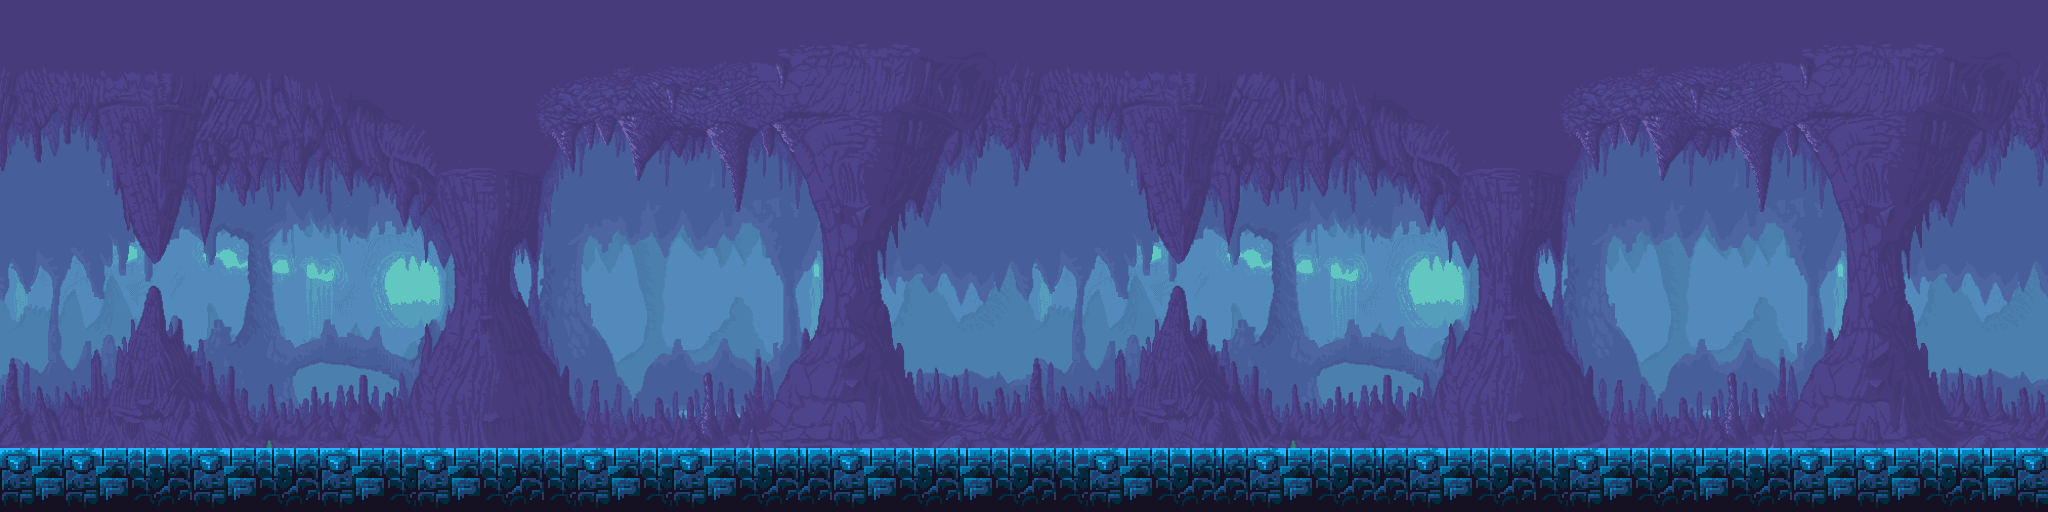

This is a level from a 2D game, rendered from its Tiled map with the project's own tilesets. A one-line summary and the complete map file follow:
An orthogonal 64x16 tile map with 32x32 px tiles, 2 tile layers (Background layer, Ground layer), 2 tilesets.

<map version="1.10" tiledversion="1.11.0" orientation="orthogonal" renderorder="right-down" width="64" height="16" tilewidth="32" tileheight="32" infinite="0" nextlayerid="3" nextobjectid="1">
 <tileset firstgid="1" source="../tileset1.2.tsx" />
 <tileset firstgid="346" source="../background.tsx" />
 <layer id="1" name="Background layer" width="64" height="16">
  <data encoding="csv">
0,0,0,0,0,0,0,0,0,0,0,0,0,0,0,0,0,0,0,0,0,0,0,0,0,0,0,0,0,0,0,0,0,0,0,0,0,0,0,0,0,0,0,0,0,0,0,0,0,0,0,0,0,0,0,0,0,0,0,0,0,0,0,0,
0,0,0,0,0,0,0,0,0,0,0,0,0,0,0,0,0,0,0,0,0,0,0,0,0,0,0,0,0,0,0,0,0,0,0,0,0,0,0,0,0,0,0,0,0,0,0,0,0,0,0,0,0,0,0,0,0,0,0,0,0,0,0,0,
0,0,0,0,0,0,0,0,0,0,0,0,0,0,0,0,0,0,0,0,0,0,0,0,0,0,0,0,0,0,0,0,0,0,0,0,0,0,0,0,0,0,0,0,0,0,0,0,0,0,0,0,0,0,0,0,0,0,0,0,0,0,0,0,
0,0,0,0,0,0,0,0,0,0,0,0,0,0,0,0,0,0,0,0,0,0,0,0,0,0,0,0,0,0,0,0,0,0,0,0,0,0,0,0,0,0,0,0,0,0,0,0,0,0,0,0,0,0,0,0,0,0,0,0,0,0,0,0,
0,0,0,0,0,0,0,0,0,0,0,0,0,0,0,0,0,0,0,0,0,0,0,0,0,0,0,0,0,0,0,0,0,0,0,0,0,0,0,0,0,0,0,0,0,0,0,0,0,0,0,0,0,0,0,0,0,0,0,0,0,0,0,0,
0,0,0,0,0,0,0,0,0,0,0,0,0,0,0,0,0,0,0,0,0,0,0,0,0,0,0,0,0,0,0,0,0,0,0,0,0,0,0,0,0,0,0,0,0,0,0,0,0,0,0,0,0,0,0,0,0,0,0,0,0,0,0,0,
0,0,0,0,0,0,0,0,0,0,0,0,0,0,0,0,0,0,0,0,0,0,0,0,0,0,0,0,0,0,0,0,0,0,0,0,0,0,0,0,0,0,0,0,0,0,0,0,0,0,0,0,0,0,0,0,0,0,0,0,0,0,0,0,
0,0,0,0,0,0,0,0,0,0,0,0,0,0,0,0,0,0,0,0,0,0,0,0,0,0,0,0,0,0,0,0,0,0,0,0,0,0,0,0,0,0,0,0,0,0,0,0,0,0,0,0,0,0,0,0,0,0,0,0,0,0,0,0,
0,0,0,0,0,0,0,0,0,0,0,0,0,0,0,0,0,0,0,0,0,0,0,0,0,0,0,0,0,0,0,0,0,0,0,0,0,0,0,0,0,0,0,0,0,0,0,0,0,0,0,0,0,0,0,0,0,0,0,0,0,0,0,0,
0,0,0,0,0,0,0,0,0,0,0,0,0,0,0,0,0,0,0,0,0,0,0,0,0,0,0,0,0,0,0,0,0,0,0,0,0,0,0,0,0,0,0,0,0,0,0,0,0,0,0,0,0,0,0,0,0,0,0,0,0,0,0,0,
0,0,0,0,0,0,0,0,0,0,0,0,0,0,0,0,0,0,0,0,0,0,0,0,0,0,0,0,0,0,0,0,0,0,0,0,0,0,0,0,0,0,0,0,0,0,0,0,0,0,0,0,0,0,0,0,0,0,0,0,0,0,0,0,
0,0,0,0,0,0,0,0,0,0,0,0,0,0,0,0,0,0,0,0,0,0,0,0,0,0,0,0,0,0,0,0,0,0,0,0,0,0,0,0,0,0,0,0,0,0,0,0,0,0,0,0,0,0,0,0,0,0,0,0,0,0,0,0,
0,0,0,0,0,0,0,0,0,0,0,0,0,0,0,0,0,0,0,0,0,0,0,0,0,0,0,0,0,0,0,0,0,0,0,0,0,0,0,0,0,0,0,0,0,0,0,0,0,0,0,0,0,0,0,0,0,0,0,0,0,0,0,0,
0,0,0,0,0,0,0,0,0,0,0,0,0,0,0,0,0,0,0,0,0,0,0,0,0,0,0,0,0,0,0,0,0,0,0,0,0,0,0,0,0,0,0,0,0,0,0,0,0,0,0,0,0,0,0,0,0,0,0,0,0,0,0,0,
0,0,0,0,0,0,0,0,0,0,0,0,0,0,0,0,0,0,0,0,0,0,0,0,0,0,0,0,0,0,0,0,0,0,0,0,0,0,0,0,0,0,0,0,0,0,0,0,0,0,0,0,0,0,0,0,0,0,0,0,0,0,0,0,
346,0,0,0,0,0,0,0,0,0,0,0,0,0,0,0,0,0,0,0,0,0,0,0,0,0,0,0,0,0,0,0,346,0,0,0,0,0,0,0,0,0,0,0,0,0,0,0,0,0,0,0,0,0,0,0,0,0,0,0,0,0,0,0
</data>
 </layer>
 <layer id="2" name="Ground layer" width="64" height="16">
  <data encoding="csv">
0,0,0,0,0,0,0,0,0,0,0,0,0,0,0,0,0,0,0,0,0,0,0,0,0,0,0,0,0,0,0,0,0,0,0,0,0,0,0,0,0,0,0,0,0,0,0,0,0,0,0,0,0,0,0,0,0,0,0,0,0,0,0,0,
0,0,0,0,0,0,0,0,0,0,0,0,0,0,0,0,0,0,0,0,0,0,0,0,0,0,0,0,0,0,0,0,0,0,0,0,0,0,0,0,0,0,0,0,0,0,0,0,0,0,0,0,0,0,0,0,0,0,0,0,0,0,0,0,
0,0,0,0,0,0,0,0,0,0,0,0,0,0,0,0,0,0,0,0,0,0,0,0,0,0,0,0,0,0,0,0,0,0,0,0,0,0,0,0,0,0,0,0,0,0,0,0,0,0,0,0,0,0,0,0,0,0,0,0,0,0,0,0,
0,0,0,0,0,0,0,0,0,0,0,0,0,0,0,0,0,0,0,0,0,0,0,0,0,0,0,0,0,0,0,0,0,0,0,0,0,0,0,0,0,0,0,0,0,0,0,0,0,0,0,0,0,0,0,0,0,0,0,0,0,0,0,0,
0,0,0,0,0,0,0,0,0,0,0,0,0,0,0,0,0,0,0,0,0,0,0,0,0,0,0,0,0,0,0,0,0,0,0,0,0,0,0,0,0,0,0,0,0,0,0,0,0,0,0,0,0,0,0,0,0,0,0,0,0,0,0,0,
0,0,0,0,0,0,0,0,0,0,0,0,0,0,0,0,0,0,0,0,0,0,0,0,0,0,0,0,0,0,0,0,0,0,0,0,0,0,0,0,0,0,0,0,0,0,0,0,0,0,0,0,0,0,0,0,0,0,0,0,0,0,0,0,
0,0,0,0,0,0,0,0,0,0,0,0,0,0,0,0,0,0,0,0,0,0,0,0,0,0,0,0,0,0,0,0,0,0,0,0,0,0,0,0,0,0,0,0,0,0,0,0,0,0,0,0,0,0,0,0,0,0,0,0,0,0,0,0,
0,0,0,0,0,0,0,0,0,0,0,0,0,0,0,0,0,0,0,0,0,0,0,0,0,0,0,0,0,0,0,0,0,0,0,0,0,0,0,0,0,0,0,0,0,0,0,0,0,0,0,0,0,0,0,0,0,0,0,0,0,0,0,0,
0,0,0,0,0,0,0,0,0,0,0,0,0,0,0,0,0,0,0,0,0,0,0,0,0,0,0,0,0,0,0,0,0,0,0,0,0,0,0,0,0,0,0,0,0,0,0,0,0,0,0,0,0,0,0,0,0,0,0,0,0,0,0,0,
0,0,0,0,0,0,0,0,0,0,0,0,0,0,0,0,0,0,0,0,0,0,0,0,0,0,0,0,0,0,0,0,0,0,0,0,0,0,0,0,0,0,0,0,0,0,0,0,0,0,0,0,0,0,0,0,0,0,0,0,0,0,0,0,
0,0,0,0,0,0,0,0,0,0,0,0,0,0,0,0,0,0,0,0,0,0,0,0,0,0,0,0,0,0,0,0,0,0,0,0,0,0,0,0,0,0,0,0,0,0,0,0,0,0,0,0,0,0,0,0,0,0,0,0,0,0,0,0,
0,0,0,0,0,0,0,0,0,0,0,0,0,0,0,0,0,0,0,0,0,0,0,0,0,0,0,0,0,0,0,0,0,0,0,0,0,0,0,0,0,0,0,0,0,0,0,0,0,0,0,0,0,0,0,0,0,0,0,0,0,0,0,0,
0,0,0,0,0,0,0,0,0,0,0,0,0,0,0,0,0,0,0,0,0,0,0,0,0,0,0,0,0,0,0,0,0,0,0,0,0,0,0,0,0,0,0,0,0,0,0,0,0,0,0,0,0,0,0,0,0,0,0,0,0,0,0,0,
0,0,0,0,0,0,0,0,0,0,0,0,0,0,0,0,0,0,0,0,0,0,0,0,0,0,0,0,0,0,0,0,0,0,0,0,0,0,0,0,0,0,0,0,0,0,0,0,0,0,0,0,0,0,0,0,0,0,0,0,0,0,0,0,
94,95,94,95,96,97,94,95,96,97,94,95,96,94,95,96,97,96,94,95,96,94,95,96,97,97,94,95,96,97,95,96,97,96,94,95,96,97,97,94,95,96,97,97,94,95,96,97,96,94,95,96,97,95,96,97,94,95,94,95,96,97,95,94,
117,118,117,118,119,120,117,118,119,120,117,118,119,117,118,119,120,119,117,118,119,117,118,119,120,120,117,118,119,120,118,119,120,119,117,118,119,120,120,117,118,119,120,120,117,118,119,120,119,117,118,119,120,118,119,120,117,118,117,118,119,120,118,117
</data>
 </layer>
</map>